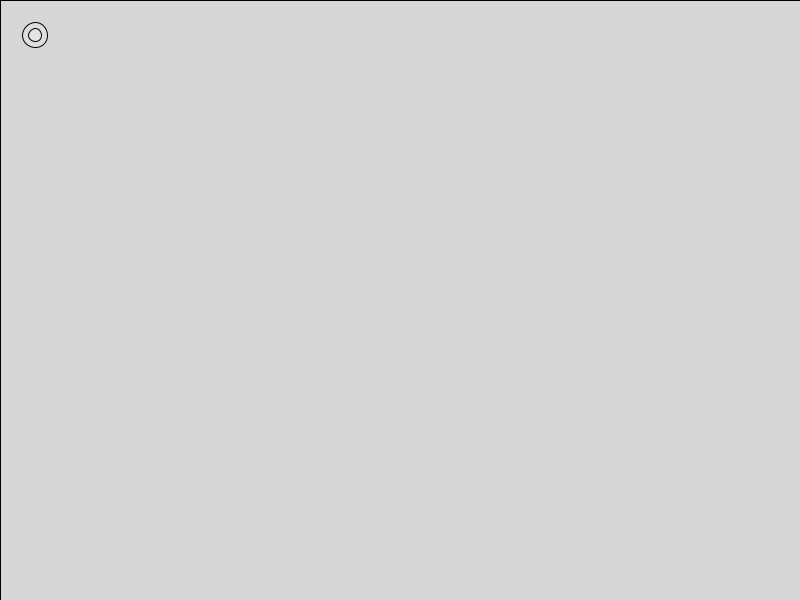
Frame 1 (no input)
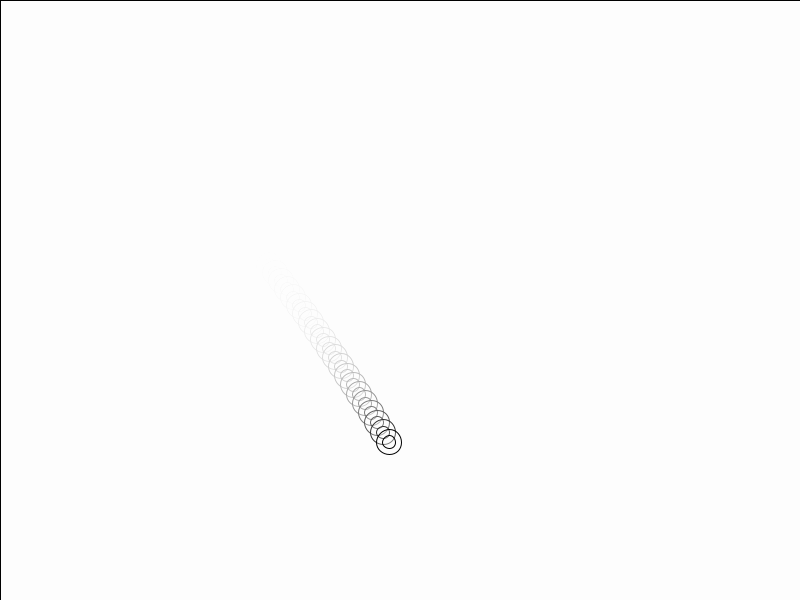
Frame 60 (the mouse pressed at the canvas centre just before this capture)
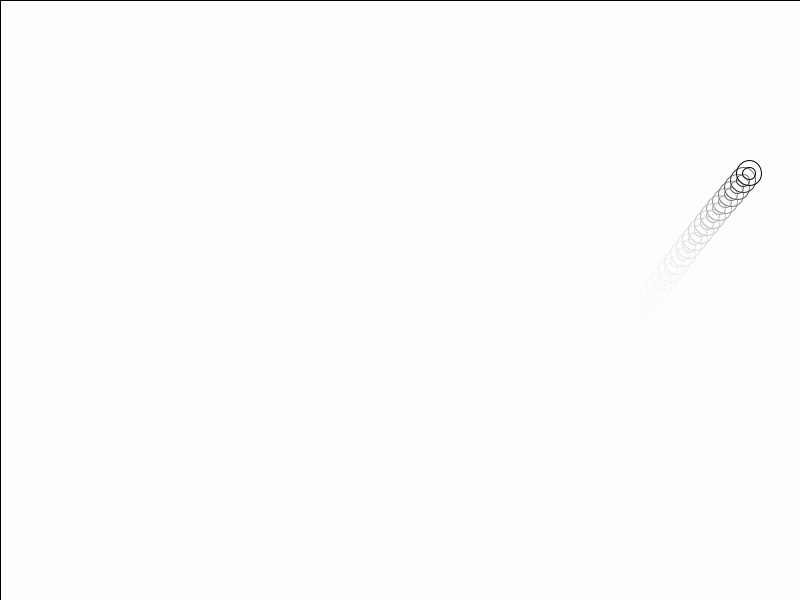
Frame 120 (the mouse held since frame 60 and released just before this capture)

The Processing sketch that drew these frames (run headless with seeded random() and noise(); from frame 60 on, the mouse is pressed at the canvas centre):

// Processing sketch: processing_120808
// ── processing_120808.pde

float x=35;//posición
float y=35;
float vx=6;//velocidad
float vy=4;
float diametre=25;

// setup inicial
void setup()
{
size(800,600);
}

// ocurre en cada frame
void draw()
{
fill(255, 50);//rellenar de blanco (255) con transparencia (10) el rectangulo
rect(0,0,width, height);//dibujamos un rectángulo para tener control sobre el con "fill"
DibuixaElipse();
ControlVariables();
}

// según la variable, dibuja una ellipse
void DibuixaElipse()
{
ellipse(x,y, diametre,diametre);
ellipse(x,y, diametre/2,diametre/2);
}

// variables de control
void ControlVariables()
{

  if (!keyPressed) // !significa si NO hay una tecla presionada, con esta norma si presionamos una tecla paramos la animación

{
  x=x+vx;
  y=y+vy;
  vy=vy+0.1; //determina la aceleración en Y, cada vez mayor.
  //vx=vx+0.2;
  
      //si la posición en X es mayor que la mitad del diámetro de la ellipse, entonces vx*(-1) = movimiento negativo
      //determina el final de X por la derecha o izquierda y rebota
   
    if ((x>width-diametre/2) || (x<diametre/2)) //los símbolos || significa "o"
      {
       vx=vx*(-1); 
      }
      //si la posición en Y es menor que la mitad del diámetro de la ellipse, entonces vy*(-1) = movimiento negativo 
      //determina el final de Y por arriba o abajo y rebota    
 
    if ((y>height-diametre/2) || (y<diametre/2)) //los símbolos || significa "o"
      {
       vy=vy*(-1);
      }
  }
}
